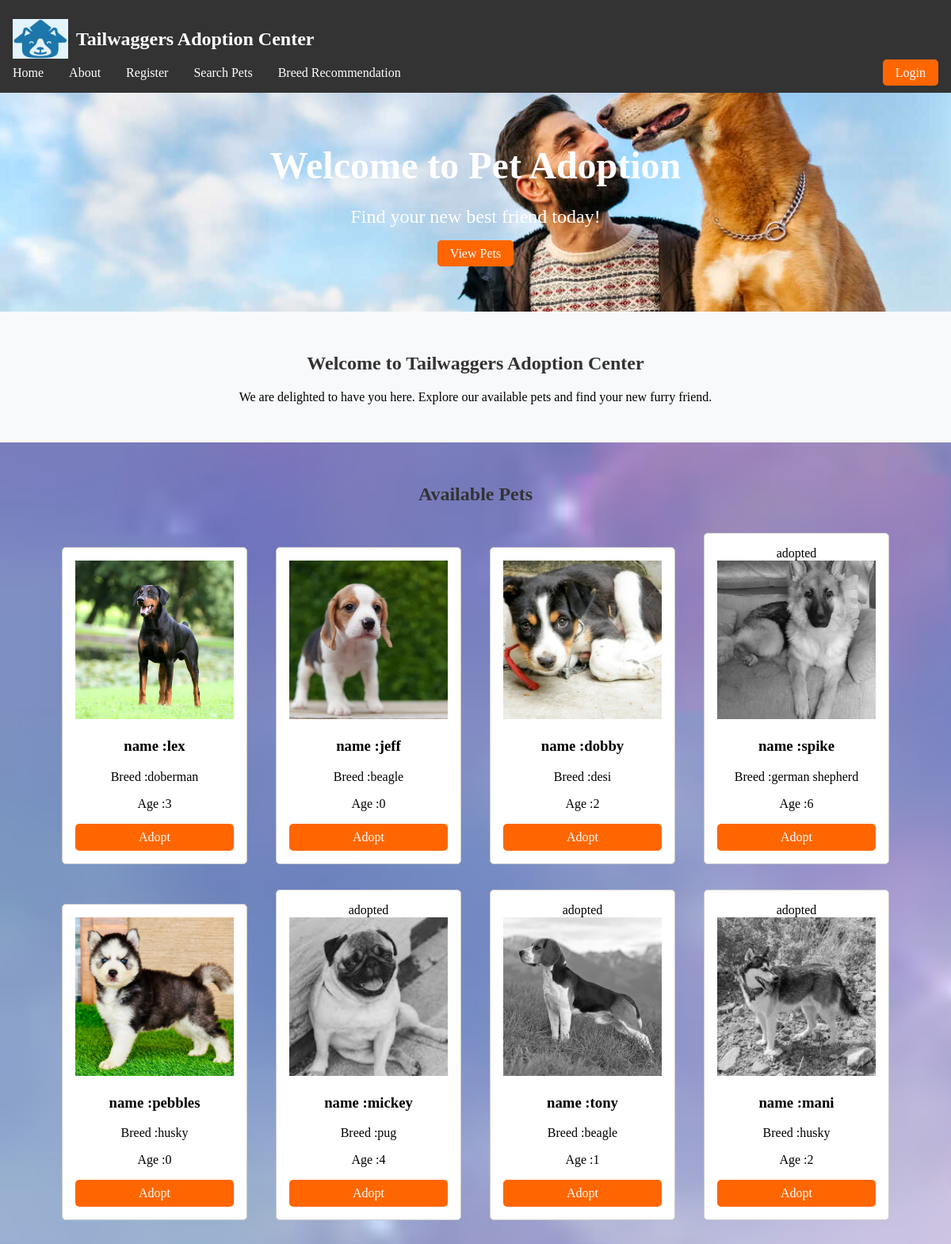
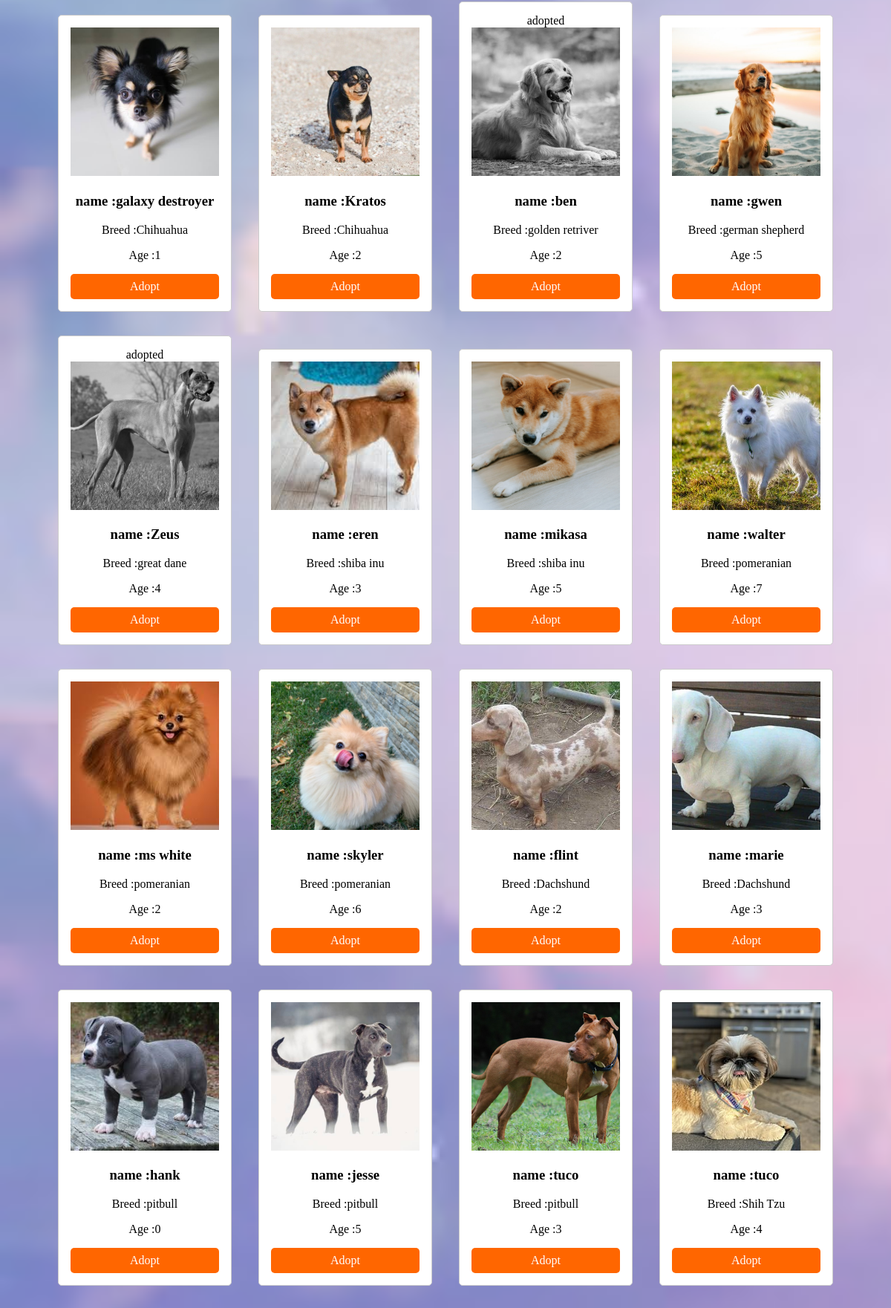
The page / (upper part) on the database its author committed (2 pictures, top to bottom).
### webpage/models.py (models this page shows, shortened)
class pet(models.Model):
    SIZE_CHOICES = [ ('small', 'Small'), ('medium', 'Medium'), ('large', 'Large'), ]
    GENDER_CHOICES =[("female","Female"),("male","Male")]
    name=models.CharField(max_length=50)
    age=models.CharField(max_length=20)
    breed=models.ForeignKey(breed,on_delete=models.CASCADE,default=1)
    gender=models.CharField(max_length=10,choices=GENDER_CHOICES ,default='male')
    description = models.TextField(max_length=300,blank=True)
    size = models.CharField(max_length=10, choices=SIZE_CHOICES, default='medium')
    vaccinations = models.BooleanField(default=False)
    spayed_neutered = models.BooleanField(default=False)
    medical_conditions = models.CharField(max_length=100, blank=True)
    image=models.ImageField(upload_to=("upload/image/"))
    is_adopted=models.BooleanField(default=False)
    class Meta:
        permissions = [("can_add_pet","can add pet")]

class breed(models.Model):
    ACTIVITY_LEVEL_CHOICES = [ ('low', 'Low'), ('medium', 'Medium'), ('high', 'High'), ]
    SIZE_CHOICES = [ ('small', 'Small'), ('medium', 'Medium'), ('large', 'Large'), ]
    name = models.CharField(max_length=50)
    good_with_kids = models.BooleanField(default=False)
    low_shedding =models.BooleanField(default=False)
    first_time_owner = models.BooleanField(default=False)
    Guard_dog = models.BooleanField(default=False)
    athletic = models.BooleanField(default=False)
    first_time_owner = models.BooleanField(default=False)
    image=models.ImageField(upload_to=("upload/image/"), blank=True)
    activity_level = models.CharField(max_length=10, choices=ACTIVITY_LEVEL_CHOICES, default='medium')
    size = models.CharField(max_length=10, choices=SIZE_CHOICES, default='medium')
    def __str__(self):
        return self.name

### webpage/views.py (the view)
# urls.py: 2. Add a URL to urlpatterns:  path('', views.home, name='home')
def home(request):
    pets =pet.objects.all()
    if request.user.is_authenticated:
        adoptions = Adoption.objects.filter(customer=request.user)
        if any(adoption.approval and not adoption.status for adoption in adoptions):
            messages.success(request, "One or more of your adoption requests have been approved!")
    return render(request, "home.html",{"pets":pets,})

### webpage/templates/home.html
{% extends 'base.html'%}
{% block content%}
    <header class="hero" >
        <h1>Welcome to Pet Adoption</h1>
        <p>Find your new best friend today!</p>
        <a href="#pets" class="btn">View Pets</a>
    </header>
    <section id='welcome1' class='welcome1'>
        <h2>Welcome to Tailwaggers Adoption Center</h2>
        <p>We are delighted to have you here. Explore our available pets and find your new furry friend.</p>
    </section>
    <section id="pets" class="pets">
        <h2>Available Pets</h2>
        {%for pet in pets %}
            {%if pet.is_adopted%}
            <div class="pet-card">
                <div class="badge bg-dark text-white position-absoulte" style="top:0.5rem; right:0.5rem">
                    adopted</div>
                <img src="{{ pet.image.url }}" alt="Pet 1" style="filter:grayscale(100%)" >
                <h3>name :{{ pet.name}}</h3>
                <p>Breed :{{pet.breed}}</p>
                <p>Age :{{pet.age}}</p>
                <a href="{%url 'petP' pet.id %}" class="btn">Adopt</a>
            </div>
            {% else %}
        <div class="pet-card">
            <img src="{{ pet.image.url }}" alt="Pet 1" >
            <h3>name :{{ pet.name}}</h3>
            <p>Breed :{{pet.breed}}</p>
            <p>Age :{{pet.age}}</p>
            <a href="{%url 'petP' pet.id %}" class="btn">Adopt</a>
        </div>
        {% endif%}
        {% endfor %}
    </section>
{% endblock %}

### static/style.css (style rules this page uses)
body { font-family: 'Times New Roman', sans-serif; margin: 0; padding: 0; background-color: #f4f4f4; background-image: url(./petpage_BG_new.jpg); background-size: cover; background-repeat: no-repeat; background-attachment: fixed; }
.hero { background: url(./hero_banner.jpg) no-repeat center center/cover; color: #fff; text-align: center; padding: 4rem 0; }
.hero h1 { margin: 0; font-size: 3rem; }
.hero p { font-size: 1.5rem; }
.hero .btn { background: #ff6600; color: #fff; padding: 0.5rem 1rem; text-decoration: none; border-radius: 5px; }
.welcome1 { text-align: center; padding: 2rem 0; background-color: #f8f9fa; }
.pets { padding: 2rem; text-align: center; }
.pets .pet-card { display: inline-block; margin: 1rem; padding: 1rem; border: 1px solid #ccc; border-radius: 5px;background-color:white; }
.pets .pet-card img { width: 200px; height: 200px; object-fit: cover; }
.pets .btn { display: block; background: #ff6600; color: #fff; padding: 0.5rem; text-decoration: none; border-radius: 5px; margin-top: 1rem; }
h2 { color: #333; }

### rows shown on the page
pet: image (picture), name "lex", breed "doberman", age "3"
pet: image (picture), name "jeff", breed "beagle", age "0"
pet: image (picture), name "dobby", breed "desi", age "2"
pet: image (picture), name "spike", breed "german shepherd", age "6"
pet: image (picture), name "pebbles", breed "husky", age "0"
pet: image (picture), name "mickey", breed "pug", age "4"
pet: image (picture), name "tony", breed "beagle", age "1"
pet: image (picture), name "mani", breed "husky", age "2"
pet: image (picture), name "galaxy destroyer", breed "Chihuahua", age "1"
pet: image (picture), name "Kratos", breed "Chihuahua", age "2"
pet: image (picture), name "ben", breed "golden retriver", age "2"
pet: image (picture), name "gwen", breed "german shepherd", age "5"
pet: image (picture), name "Zeus", breed "great dane", age "4"
pet: image (picture), name "eren", breed "shiba inu", age "3"
pet: image (picture), name "mikasa", breed "shiba inu", age "5"
pet: image (picture), name "walter", breed "pomeranian", age "7"
pet: image (picture), name "ms white", breed "pomeranian", age "2"
pet: image (picture), name "skyler", breed "pomeranian", age "6"
pet: image (picture), name "flint", breed "Dachshund", age "2"
pet: image (picture), name "marie", breed "Dachshund", age "3"
pet: image (picture), name "hank", breed "pitbull", age "0"
pet: image (picture), name "jesse", breed "pitbull", age "5"
pet: image (picture), name "tuco", breed "pitbull", age "3"
pet: image (picture), name "tuco", breed "Shih Tzu", age "4"
